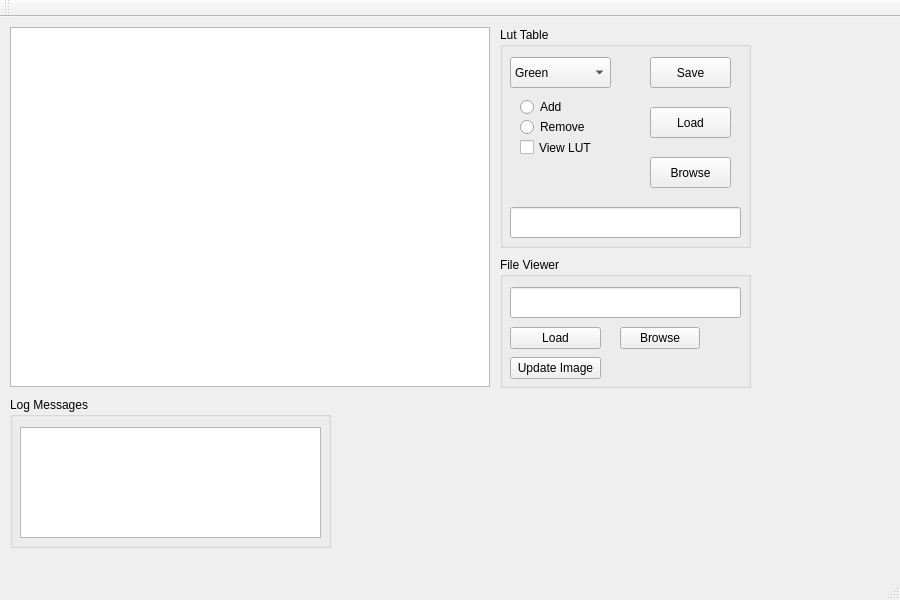
<?xml version="1.0" encoding="UTF-8"?>
<ui version="4.0">
 <class>MainWindow</class>
 <widget class="QMainWindow" name="MainWindow">
  <property name="geometry">
   <rect>
    <x>0</x>
    <y>0</y>
    <width>900</width>
    <height>600</height>
   </rect>
  </property>
  <property name="windowTitle">
   <string>MainWindow</string>
  </property>
  <widget class="QWidget" name="centralWidget">
   <widget class="QGraphicsView" name="graphicsView">
    <property name="geometry">
     <rect>
      <x>10</x>
      <y>10</y>
      <width>480</width>
      <height>360</height>
     </rect>
    </property>
    <property name="sizePolicy">
     <sizepolicy hsizetype="Fixed" vsizetype="Fixed">
      <horstretch>0</horstretch>
      <verstretch>0</verstretch>
     </sizepolicy>
    </property>
    <property name="verticalScrollBarPolicy">
     <enum>Qt::ScrollBarAlwaysOff</enum>
    </property>
    <property name="horizontalScrollBarPolicy">
     <enum>Qt::ScrollBarAlwaysOff</enum>
    </property>
   </widget>
   <widget class="QGroupBox" name="lut_table">
    <property name="geometry">
     <rect>
      <x>500</x>
      <y>10</y>
      <width>251</width>
      <height>221</height>
     </rect>
    </property>
    <property name="title">
     <string>Lut Table</string>
    </property>
    <widget class="QRadioButton" name="add_lut_btn">
     <property name="geometry">
      <rect>
       <x>20</x>
       <y>70</y>
       <width>100</width>
       <height>20</height>
      </rect>
     </property>
     <property name="text">
      <string>Add</string>
     </property>
    </widget>
    <widget class="QRadioButton" name="rem_lut_btn">
     <property name="geometry">
      <rect>
       <x>20</x>
       <y>90</y>
       <width>100</width>
       <height>20</height>
      </rect>
     </property>
     <property name="text">
      <string>Remove</string>
     </property>
    </widget>
    <widget class="QComboBox" name="lut_item_box">
     <property name="geometry">
      <rect>
       <x>10</x>
       <y>30</y>
       <width>101</width>
       <height>31</height>
      </rect>
     </property>
     <item>
      <property name="text">
       <string>Green</string>
      </property>
     </item>
     <item>
      <property name="text">
       <string>White</string>
      </property>
     </item>
     <item>
      <property name="text">
       <string>Black</string>
      </property>
     </item>
     <item>
      <property name="text">
       <string>Other</string>
      </property>
     </item>
    </widget>
    <widget class="QPushButton" name="save_lut_btn">
     <property name="geometry">
      <rect>
       <x>150</x>
       <y>30</y>
       <width>81</width>
       <height>31</height>
      </rect>
     </property>
     <property name="text">
      <string>Save</string>
     </property>
    </widget>
    <widget class="QPushButton" name="load_lut_btn">
     <property name="geometry">
      <rect>
       <x>150</x>
       <y>80</y>
       <width>81</width>
       <height>31</height>
      </rect>
     </property>
     <property name="text">
      <string>Load</string>
     </property>
    </widget>
    <widget class="QCheckBox" name="lutview_check">
     <property name="geometry">
      <rect>
       <x>20</x>
       <y>110</y>
       <width>101</width>
       <height>21</height>
      </rect>
     </property>
     <property name="text">
      <string>View LUT</string>
     </property>
    </widget>
    <widget class="QLineEdit" name="lut_path">
     <property name="geometry">
      <rect>
       <x>10</x>
       <y>180</y>
       <width>231</width>
       <height>31</height>
      </rect>
     </property>
    </widget>
    <widget class="QPushButton" name="lut_browse_btn">
     <property name="geometry">
      <rect>
       <x>150</x>
       <y>130</y>
       <width>81</width>
       <height>31</height>
      </rect>
     </property>
     <property name="text">
      <string>Browse</string>
     </property>
    </widget>
   </widget>
   <widget class="QGroupBox" name="log">
    <property name="geometry">
     <rect>
      <x>10</x>
      <y>380</y>
      <width>321</width>
      <height>151</height>
     </rect>
    </property>
    <property name="title">
     <string>Log Messages</string>
    </property>
    <widget class="QListView" name="log_view">
     <property name="geometry">
      <rect>
       <x>10</x>
       <y>30</y>
       <width>301</width>
       <height>111</height>
      </rect>
     </property>
    </widget>
   </widget>
   <widget class="QGroupBox" name="file_viewer">
    <property name="geometry">
     <rect>
      <x>500</x>
      <y>240</y>
      <width>251</width>
      <height>131</height>
     </rect>
    </property>
    <property name="title">
     <string>File Viewer</string>
    </property>
    <widget class="QPushButton" name="update_image_btn">
     <property name="geometry">
      <rect>
       <x>10</x>
       <y>100</y>
       <width>91</width>
       <height>22</height>
      </rect>
     </property>
     <property name="text">
      <string>Update Image</string>
     </property>
    </widget>
    <widget class="QPushButton" name="browse_btn">
     <property name="geometry">
      <rect>
       <x>120</x>
       <y>70</y>
       <width>80</width>
       <height>22</height>
      </rect>
     </property>
     <property name="text">
      <string>Browse</string>
     </property>
    </widget>
    <widget class="QLineEdit" name="path_list">
     <property name="geometry">
      <rect>
       <x>10</x>
       <y>30</y>
       <width>231</width>
       <height>31</height>
      </rect>
     </property>
    </widget>
    <widget class="QPushButton" name="load_file">
     <property name="geometry">
      <rect>
       <x>10</x>
       <y>70</y>
       <width>91</width>
       <height>22</height>
      </rect>
     </property>
     <property name="text">
      <string>Load</string>
     </property>
    </widget>
   </widget>
  </widget>
  <widget class="QMenuBar" name="menuBar">
   <property name="geometry">
    <rect>
     <x>0</x>
     <y>0</y>
     <width>900</width>
     <height>19</height>
    </rect>
   </property>
  </widget>
  <widget class="QToolBar" name="mainToolBar">
   <attribute name="toolBarArea">
    <enum>TopToolBarArea</enum>
   </attribute>
   <attribute name="toolBarBreak">
    <bool>false</bool>
   </attribute>
  </widget>
  <widget class="QStatusBar" name="statusBar"/>
 </widget>
 <layoutdefault spacing="6" margin="11"/>
 <resources/>
 <connections/>
</ui>
